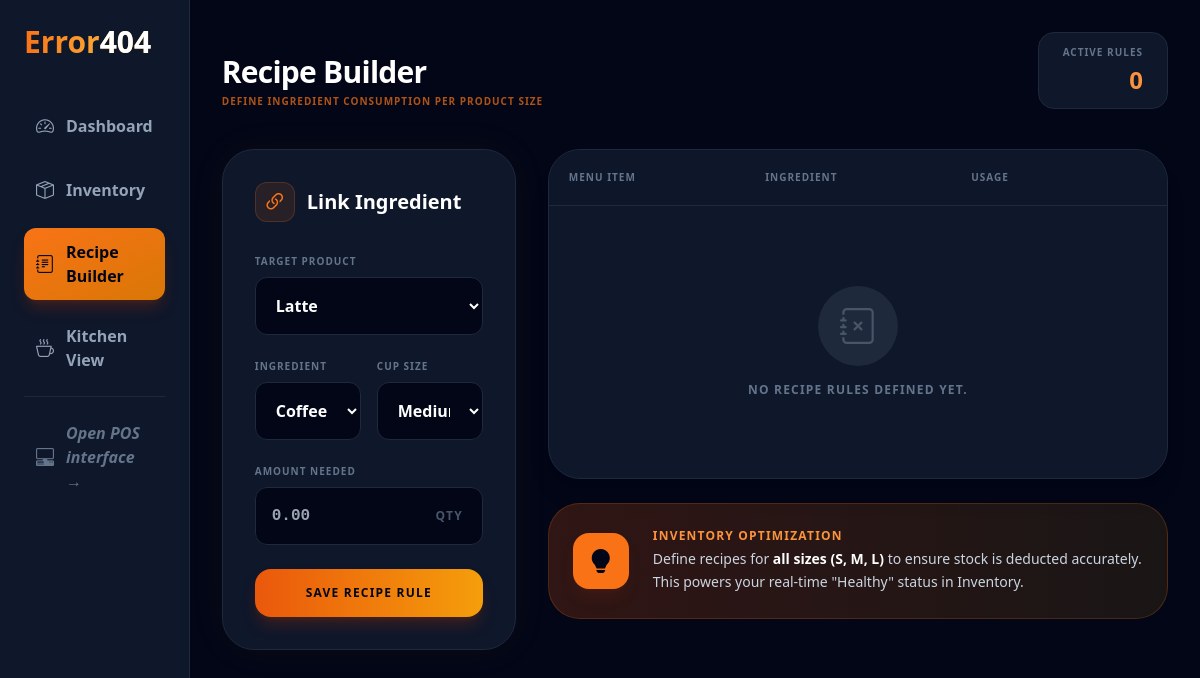
Page /recipe-builder/ on the earlier database version.
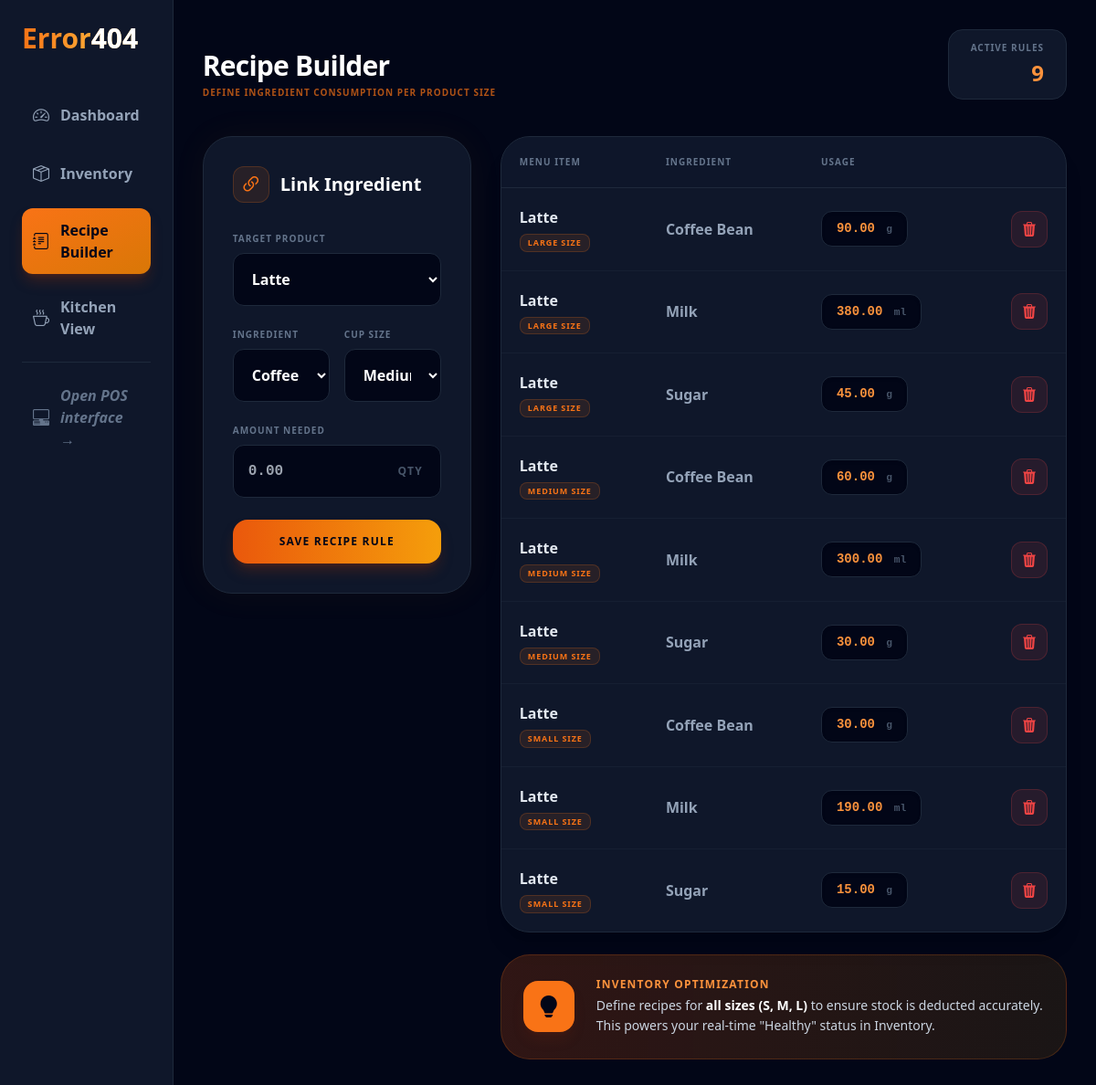
Same page on the later database version.
### sales/models.py (models this page shows, shortened)
class Recipe(models.Model):
    SIZE_CHOICES = [
        ('Small', 'Small'),
        ('Medium', 'Medium'),
        ('Large', 'Large'),
    ]
    product = models.ForeignKey(Product, on_delete=models.CASCADE, related_name='recipes')
    ingredient = models.ForeignKey(Ingredient, on_delete=models.CASCADE)
    size = models.CharField(max_length=10, choices=SIZE_CHOICES, default='Medium') # New Field
    amount_needed = models.DecimalField(max_digits=10, decimal_places=2)
    quantity = models.FloatField() # e.g. 18.0 (grams or ml needed for 1 unit of product)

class Product(models.Model):
    CATEGORIES = (
        ('Coffee', 'Coffee'),
        ('Tea', 'Tea'),
        ('Matcha', 'Matcha'),
        ('Other', 'Other'),
    )
    name = models.CharField(max_length=100)
    category = models.CharField(max_length=20, choices=CATEGORIES, default='Coffee')
    base_price = models.DecimalField(max_digits=10, decimal_places=2)
    image = models.ImageField(upload_to='products/', null=True, blank=True)
    ice_upcharge = models.DecimalField(max_digits=6, decimal_places=2, default=0.50)
    frappe_upcharge = models.DecimalField(max_digits=6, decimal_places=2, default=1.00)
    can_be_hot = models.BooleanField(default=True)
    can_be_iced = models.BooleanField(default=False)
    can_be_frappe = models.BooleanField(default=False)
    stock = models.IntegerField(default=0)

class Ingredient(models.Model):
    PACKAGING_CHOICES = (
        ('HOT_CUP', 'Hot Cup'),
        ('COLD_CUP', 'Cold Cup'),
        ('HOT_STRAW', 'Hot Straw'),
        ('COLD_STRAW', 'Cold/Frappe Straw'),
        ('CARRIER', 'Plastic Carrier'),
        ('NONE', 'None'),
    )
    name = models.CharField(max_length=100)
    stock_quantity = models.DecimalField(max_digits=10, decimal_places=2, default=0.00)
    initial_stock_per_item = models.DecimalField(max_digits=10, decimal_places=2, default=0.00)
    items_count = models.IntegerField(default=1)
    max_stock = models.DecimalField(max_digits=10, decimal_places=2, default=1000.00)
    unit = models.CharField(max_length=10)
    unit_cost = models.DecimalField(max_digits=10, decimal_places=5, default=0.00)
    last_purchase_price = models.DecimalField(max_digits=10, decimal_places=2, default=0)
    is_packaging = models.BooleanField(default=False)
    packaging_type = models.CharField(max_length=20, choices=PACKAGING_CHOICES, default='NONE')

### sales/views.py (the view, shortened to what this page needs)
# urls.py: path('recipe-builder/', views.recipe_builder, name='recipe_builder'),
def recipe_builder(request):
    products = Product.objects.all()
    ingredients = Ingredient.objects.all()
    recipes = Recipe.objects.all().order_by('product__name', 'size')
    return render(request, 'recipe_builder.html', {
        'products': products,
        'ingredients': ingredients,
        'recipes': recipes
    })

### sales/templates/recipe_builder.html (shortened to what the changed rows need)
<!DOCTYPE html>
<html lang="en">
<head>
    <script src="https://cdn.tailwindcss.com"></script>
    <link rel="stylesheet" href="https://cdn.jsdelivr.net/npm/bootstrap-icons@1.11.1/font/bootstrap-icons.css">
</head>
<body class="bg-slate-950 text-slate-100 flex min-h-screen font-sans">
    <div class="w-64 bg-slate-900 border-r border-slate-800 p-6 hidden md:flex flex-col">
        <h1 class="text-3xl font-black bg-gradient-to-r from-orange-500 to-amber-300 bg-clip-text text-transparent mb-10">
            Error<span class="text-white">404</span>
        </h1>
    </div>
    <div class="flex-grow p-8 overflow-y-auto custom-scrollbar">
        <header class="mb-10 flex justify-between items-end">
            <div>
                <h1 class="text-3xl font-black tracking-tight text-white">Recipe Builder</h1>
            </div>
            <div class="text-right hidden lg:block bg-slate-900 px-6 py-3 rounded-2xl border border-slate-800">
                <span class="text-[10px] font-black uppercase text-slate-500 tracking-widest block mb-1">Active Rules</span>
                <span class="text-2xl font-black text-orange-400">{{ recipes.count }}</span>
            </div>
        </header>
        <div class="grid grid-cols-1 lg:grid-cols-3 gap-8">
            <div class="lg:col-span-2 space-y-6">
                <div class="bg-slate-900 rounded-[2rem] border border-slate-800 overflow-hidden shadow-xl">
                    <table class="w-full text-left">
                        <thead class="bg-slate-900/50 border-b border-slate-800">
                            <tr>
                                <th class="p-5 text-[10px] font-black uppercase text-slate-500 tracking-widest">Menu Item</th>
                                <th class="p-5 text-[10px] font-black uppercase text-slate-500 tracking-widest">Ingredient</th>
                                <th class="p-5 text-[10px] font-black uppercase text-slate-500 tracking-widest">Usage</th>
                                <th class="p-5"></th>
                            </tr>
                        </thead>
                        <tbody class="divide-y divide-slate-800/50">
                            {% for r in recipes %}
                            <tr class="hover:bg-slate-800/30 transition-colors group">
                                <td class="p-5">
                                    <div class="flex flex-col">
                                        <span class="font-black text-slate-200 group-hover:text-orange-400 transition">{{ r.product.name }}</span>
                                        <span class="text-[9px] w-fit font-black bg-orange-500/10 text-orange-500 border border-orange-500/20 px-2 py-0.5 rounded-lg mt-1.5 uppercase tracking-widest">
                                            {{ r.size }} Size
                                        </span>
                                    </div>
                                </td>
                                <td class="p-5">
                                    <span class="text-slate-400 font-bold">{{ r.ingredient.name }}</span>
                                </td>
                                <td class="p-5">
                                    <div class="flex items-center gap-2">
                                        <span class="bg-slate-950 text-orange-400 px-4 py-2 rounded-xl font-mono font-black text-sm border border-slate-800 shadow-inner">
                                            {{ r.amount_needed }} <small class="text-slate-600 font-bold ml-1">{{ r.ingredient.unit }}</small>
                                        </span>
                                    </div>
                                </td>
                                <td class="p-5 text-right">
                                    <a href="#" onclick="return confirm('Remove this recipe rule?')" class="w-10 h-10 inline-flex items-center justify-center rounded-xl bg-red-500/10 text-red-500 hover:bg-red-500 hover:text-white transition-all border border-red-500/20">
                                        <i class="bi bi-trash3-fill"></i>
                                    </a>
                                </td>
                            </tr>
                            {% empty %}
                            <tr>
                                <td colspan="4" class="p-20 text-center">
                                    <div class="flex flex-col items-center">
                                        <div class="w-20 h-20 bg-slate-800 rounded-full flex items-center justify-center mb-4">
                                            <i class="bi bi-journal-x text-4xl text-slate-600"></i>
                                        </div>
                                        <p class="text-slate-500 font-bold tracking-widest uppercase text-xs">No recipe rules defined yet.</p>
                                    </div>
                                </td>
                            </tr>
                            {% endfor %}
                        </tbody>
                    </table>
                </div>
            </div>
        </div>
    </div>
</body>
</html>

Differences in the rows shown:
added Recipe: product.name "Latte", size "LARGE", ingredient.name "Coffee Bean", amount_needed "90.00", ingredient.unit "g"
added Recipe: product.name "Latte", size "LARGE", ingredient.name "Milk", amount_needed "380.00", ingredient.unit "ml"
added Recipe: product.name "Latte", size "LARGE", ingredient.name "Sugar", amount_needed "45.00", ingredient.unit "g"
added Recipe: product.name "Latte", size "MEDIUM", ingredient.name "Coffee Bean", amount_needed "60.00", ingredient.unit "g"
added Recipe: product.name "Latte", size "MEDIUM", ingredient.name "Milk", amount_needed "300.00", ingredient.unit "ml"
added Recipe: product.name "Latte", size "MEDIUM", ingredient.name "Sugar", amount_needed "30.00", ingredient.unit "g"
added Recipe: product.name "Latte", size "SMALL", ingredient.name "Coffee Bean", amount_needed "30.00", ingredient.unit "g"
added Recipe: product.name "Latte", size "SMALL", ingredient.name "Milk", amount_needed "190.00", ingredient.unit "ml"
added Recipe: product.name "Latte", size "SMALL", ingredient.name "Sugar", amount_needed "15.00", ingredient.unit "g"
Other differences:
{{ recipes.count }}: "0" → "9"
text no longer shown: "NO RECIPE RULES DEFINED YET."
